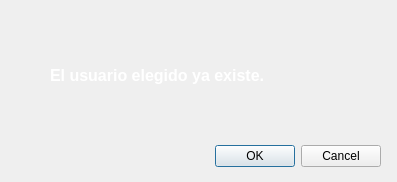
<?xml version="1.0" encoding="UTF-8"?>
<ui version="4.0">
 <class>error_registrarse</class>
 <widget class="QDialog" name="error_registrarse">
  <property name="geometry">
   <rect>
    <x>0</x>
    <y>0</y>
    <width>397</width>
    <height>182</height>
   </rect>
  </property>
  <property name="windowTitle">
   <string>Dialog</string>
  </property>
  <widget class="QDialogButtonBox" name="buttonBox">
   <property name="geometry">
    <rect>
     <x>40</x>
     <y>140</y>
     <width>341</width>
     <height>32</height>
    </rect>
   </property>
   <property name="orientation">
    <enum>Qt::Horizontal</enum>
   </property>
   <property name="standardButtons">
    <set>QDialogButtonBox::Cancel|QDialogButtonBox::Ok</set>
   </property>
  </widget>
  <widget class="QLabel" name="label">
   <property name="geometry">
    <rect>
     <x>0</x>
     <y>0</y>
     <width>401</width>
     <height>191</height>
    </rect>
   </property>
   <property name="text">
    <string/>
   </property>
   <property name="pixmap">
    <pixmap resource="Imagen/image.qrc">:/eror.png</pixmap>
   </property>
  </widget>
  <widget class="QLabel" name="label_2">
   <property name="geometry">
    <rect>
     <x>50</x>
     <y>50</y>
     <width>361</width>
     <height>51</height>
    </rect>
   </property>
   <property name="font">
    <font>
     <weight>50</weight>
     <bold>false</bold>
    </font>
   </property>
   <property name="text">
    <string>&lt;!DOCTYPE HTML PUBLIC &quot;-//W3C//DTD HTML 4.0//EN&quot; &quot;http://www.w3.org/TR/REC-html40/strict.dtd&quot;&gt;
&lt;html&gt;&lt;head&gt;&lt;meta name=&quot;qrichtext&quot; content=&quot;1&quot; /&gt;&lt;style type=&quot;text/css&quot;&gt;
p, li { white-space: pre-wrap; }
&lt;/style&gt;&lt;/head&gt;&lt;body style=&quot; font-family:'MS Shell Dlg 2'; font-size:8pt; font-weight:400; font-style:normal;&quot;&gt;
&lt;p style=&quot; margin-top:12px; margin-bottom:12px; margin-left:0px; margin-right:0px; -qt-block-indent:0; text-indent:0px;&quot;&gt;&lt;span style=&quot; font-size:12pt; font-weight:600; color:#ffffff;&quot;&gt;El usuario elegido ya existe.&lt;/span&gt;&lt;/p&gt;&lt;/body&gt;&lt;/html&gt;</string>
   </property>
  </widget>
  <zorder>label</zorder>
  <zorder>buttonBox</zorder>
  <zorder>label_2</zorder>
 </widget>
 <resources>
  <include location="Imagen/image.qrc"/>
 </resources>
 <connections>
  <connection>
   <sender>buttonBox</sender>
   <signal>accepted()</signal>
   <receiver>error_registrarse</receiver>
   <slot>accept()</slot>
   <hints>
    <hint type="sourcelabel">
     <x>248</x>
     <y>254</y>
    </hint>
    <hint type="destinationlabel">
     <x>157</x>
     <y>274</y>
    </hint>
   </hints>
  </connection>
  <connection>
   <sender>buttonBox</sender>
   <signal>rejected()</signal>
   <receiver>error_registrarse</receiver>
   <slot>reject()</slot>
   <hints>
    <hint type="sourcelabel">
     <x>316</x>
     <y>260</y>
    </hint>
    <hint type="destinationlabel">
     <x>286</x>
     <y>274</y>
    </hint>
   </hints>
  </connection>
 </connections>
</ui>
